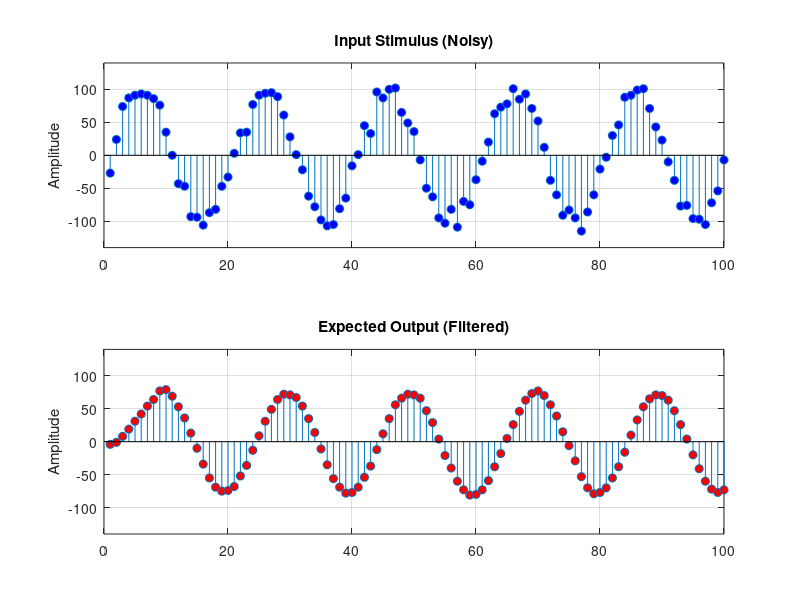

Reproduce this figure in MATLAB. (Note: this script raises an error after producing the figure.)
% ==============================================================================
% Project:      8-Tap FIR Moving Average Filter
% File:         fir_gen_vectors.m
% Description:  Generates stimulus (input) and reference (output) vectors.
%               This script acts as the "Mathematical Reference" to verify
%               the hardware implementation.
% ==============================================================================

clear; clc; close all;

% --- 1. Configuration & Setup ---
rng(1);        % [IMPORTANT] Set Random Seed.
               % This forces the random noise to be the same every time we run.
               % Without this, your Verilog and MATLAB will never match!

N_taps = 8;    % Number of filter taps (coefficients)
Length = 100;  % Total number of samples to simulate

% Moving Average Coefficients:
% We want the average of 8 numbers, so each weight is 1/8.
% Sum of coefficients = 1.0 (Unity Gain).
b = ones(1, N_taps) / N_taps; 

% --- 2. Generate Stimulus (Input Data) ---
t = 0:Length-1;

% Signal Generation:
% A clean low-frequency sine wave + high-frequency random noise.
% Sine period is 20 samples.
raw_signal = 100 * sin(2*pi*t/20) + 10 * randn(1, Length);

% Quantization (Input):
% Real-world ADCs output integers. We round to nearest integer.
x = round(raw_signal);

% Clipping (Saturation):
% Ensure data fits in 8-bit signed range [-128, 127].
x(x > 127)  = 127; 
x(x < -128) = -128;

% --- 3. Filter Processing ---
% We use MATLAB's built-in 'filter' function for the "perfect" math result.
y_float = filter(b, 1, x);

% Quantization (Output):
% Hardware doesn't do decimals. We must convert floating point back to integer.
%
% CRITICAL DESIGN CHOICE:
% Verilog '>>>' operator truncates (rounds down/floor).
% MATLAB 'round()' rounds to nearest integer.
% To make them match perfectly, we use floor() in MATLAB.
y_ref = floor(y_float); 

% --- 4. Plotting Results ---
figure('Name', 'FIR Filter Verification');
subplot(2,1,1);
stem(x, 'filled', 'MarkerFaceColor', 'b'); 
title('Input Stimulus (Noisy)'); grid on;
ylim([-140 140]); ylabel('Amplitude');

subplot(2,1,2);
stem(y_ref, 'filled', 'MarkerFaceColor', 'r'); 
title('Expected Output (Filtered)'); grid on;
ylim([-140 140]); ylabel('Amplitude');

% --- 5. Export for Verilog ---
% writematrix expects columns, so we transpose (x') the arrays.
writematrix(x', 'input_data.txt');
writematrix(y_ref', 'expected_out.txt');

disp('-------------------------------------------------------');
disp('Data Generation Complete.');
disp('Success! Files "input_data.txt" and "expected_out.txt" have been generated.');
disp(['First 5 Inputs: ', num2str(x(1:5))]);
disp(['First 5 Outputs: ', num2str(y_ref(1:5))]);
disp('-------------------------------------------------------');
